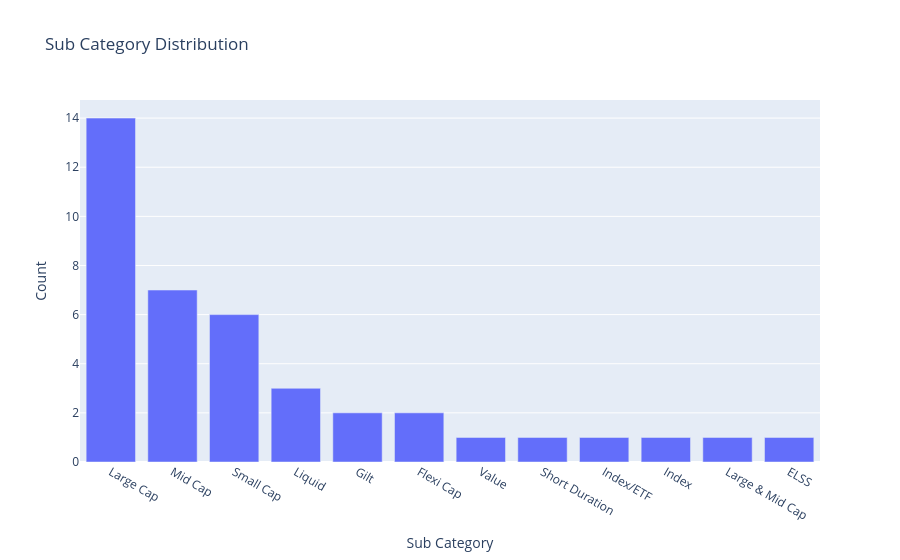

Source (notebook cell):
### Code cell
sub_category = df["sub_category"].value_counts().reset_index()

sub_category.columns = ["Sub Category", "Count"]

fig = px.bar(
    sub_category,
    x="Sub Category",
    y="Count",
    title="Sub Category Distribution"
)
fig.show()

### Figure 1 — Plotly figure (JSON) as saved in the notebook; plotly's stock layout.template omitted (floating-point values rounded to 4 significant figures)
{"data": [{"hovertemplate": "Sub Category=%{x}<br>Count=%{y}<extra></extra>", "legendgroup": "", "marker": {"color": "#636efa", "pattern": {"shape": ""}}, "name": "", "orientation": "v", "showlegend": false, "textposition": "auto", "type": "bar", "x": ["Large Cap", "Mid Cap", "Small Cap", "Liquid", "Gilt", "Flexi Cap", "Value", "Short Duration", "Index/ETF", "Index", "Large & Mid Cap", "ELSS"], "xaxis": "x", "y": [14, 7, 6, 3, 2, 2, 1, 1, 1, 1, 1, 1], "yaxis": "y"}], "layout": {"barmode": "relative", "legend": {"tracegroupgap": 0}, "title": {"text": "Sub Category Distribution"}, "xaxis": {"anchor": "y", "domain": [0, 1], "title": {"text": "Sub Category"}}, "yaxis": {"anchor": "x", "domain": [0, 1], "title": {"text": "Count"}}}}
